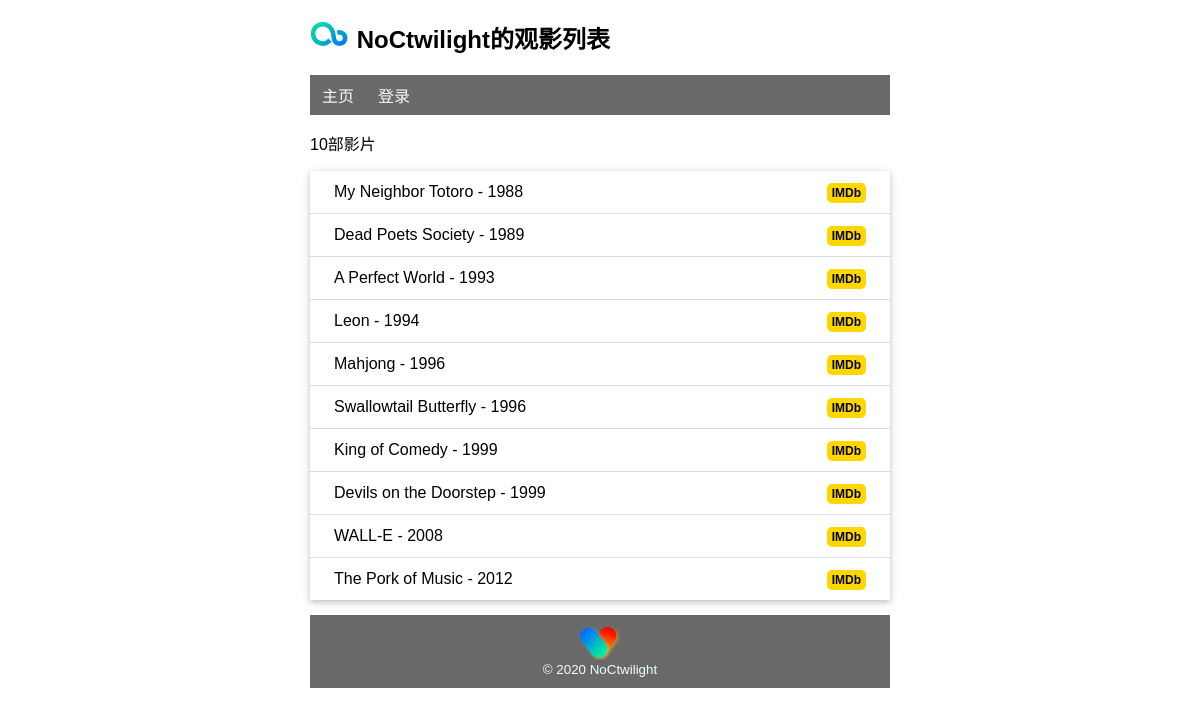
The page / on the database its author committed.
### watchlist/models.py (models this page shows, shortened)
class User(db.Model, UserMixin):
    id = db.Column(db.Integer, primary_key=True)
    name = db.Column(db.String(20))
    username = db.Column(db.String(20))
    password_hash = db.Column(db.String(128))

class Movie(db.Model):
    id = db.Column(db.Integer, primary_key=True)
    title = db.Column(db.String(60))
    year = db.Column(db.String(4))

### watchlist/views.py (the view, shortened to what this page needs)
@app.route('/', methods=['GET', 'POST'])
def index():
    movies = Movie.query.all()
    return render_template('index.html', movies=movies)

### watchlist/__init__.py (called while the page is built)
@app.context_processor
def inject_user():
    from watchlist.models import User
    user = User.query.first()
    return dict(user=user)

### watchlist/templates/index.html (shortened to what this page needs)
{% extends 'base.html' %}
{% block content %}
<p>{{ movies|length }}部影片</p>
<ul class="movie-list">
    {% for movie in movies %}
    <li>
        {{ movie.title }} - {{ movie.year }}
        <span class="float-right">
            <a class="imdb" href="https://www.imdb.com/find?q={{ movie.title }}" target="_blank" title="Find this movie on IMDb">IMDb</a>
        </span>
    </li>
    {% endfor %}
</ul>
{% endblock %}

### watchlist/templates/base.html (shortened to what this page needs)
<!DOCTYPE html>
<html lang="zh-CN">
<head>
    {% block head %}
    <link rel="stylesheet" href="{{ url_for('static', filename='style.css') }}" type="text/css">
    {% endblock %}
</head>
<body>
    <h2>
        <img alt="Avatar" class="avatar" src="{{ url_for('static', filename='images/title.svg') }}">
        {{ user.name }}的观影列表
    </h2>
    <nav class="menu">
        <ul>
            <li><a href="{{ url_for('index') }}">主页</a></li>
            {% if current_user.is_authenticated %}
                <li><a href="{{ url_for('settings') }}">设置</a></li>
                <li><a href="{{ url_for('logout') }}">登出</a></li>
            {% else %}
                <li><a href="{{ url_for('login') }}">登录</a></li>
            {% endif %}
        </ul>
    </nav>
    {% block content %}
    {% endblock %}
    <footer class="foot">
        <img alt="foot image" class="footimg" src="{{ url_for('static', filename='images/foot.svg') }}">
        <small>&copy; 2020 <a href="https://noctwilight.github.io/" target="_blank">NoCtwilight</a></small>
    </footer>
</body>
</html>

### watchlist/static/style.css (style rules this page uses)
body { margin: auto; max-width: 580px; font-size: 16px; font-family: "微软雅黑", Helvetica, sans-serif; }
.foot { color: azure; background-color: dimgray; margin-top: 15px; text-align: center; padding: 10px; }
.foot a { color: azure; text-decoration: none; }
.footimg { display: block; margin: 0 auto; height: 35px; }
.avatar { width: 40px; }
.movie-list { list-style-type: none; padding: 0; margin-bottom: 10px; box-shadow: 0 2px 5px 0 rgba(0, 0, 0, 0.16), 0 2px 10px 0 rgba(0, 0, 0, 0.12); }
.movie-list li { padding: 12px 24px; border-bottom: 1px solid #ddd; }
.movie-list li:last-child { border-bottom: none; }
.menu ul { list-style-type: none; margin: 0; padding: 0; overflow: hidden; background-color: dimgray; }
.menu li { float: left; }
.menu li a { display: block; color: azure; text-align: center; padding: 8px 12px; text-decoration: none; }
.float-right { float: right; }
.imdb { font-size: 12px; font-weight: bold; color: black; text-decoration: none; background-color: gold; border-radius: 5px; padding: 3px 5px; }

### rows shown on the page
User: name "NoCtwilight"
Movie: title "My Neighbor Totoro", year "1988"
Movie: title "Dead Poets Society", year "1989"
Movie: title "A Perfect World", year "1993"
Movie: title "Leon", year "1994"
Movie: title "Mahjong", year "1996"
Movie: title "Swallowtail Butterfly", year "1996"
Movie: title "King of Comedy", year "1999"
Movie: title "Devils on the Doorstep", year "1999"
Movie: title "WALL-E", year "2008"
Movie: title "The Pork of Music", year "2012"

### other values the page prints
{{ movies|length }} "10"
